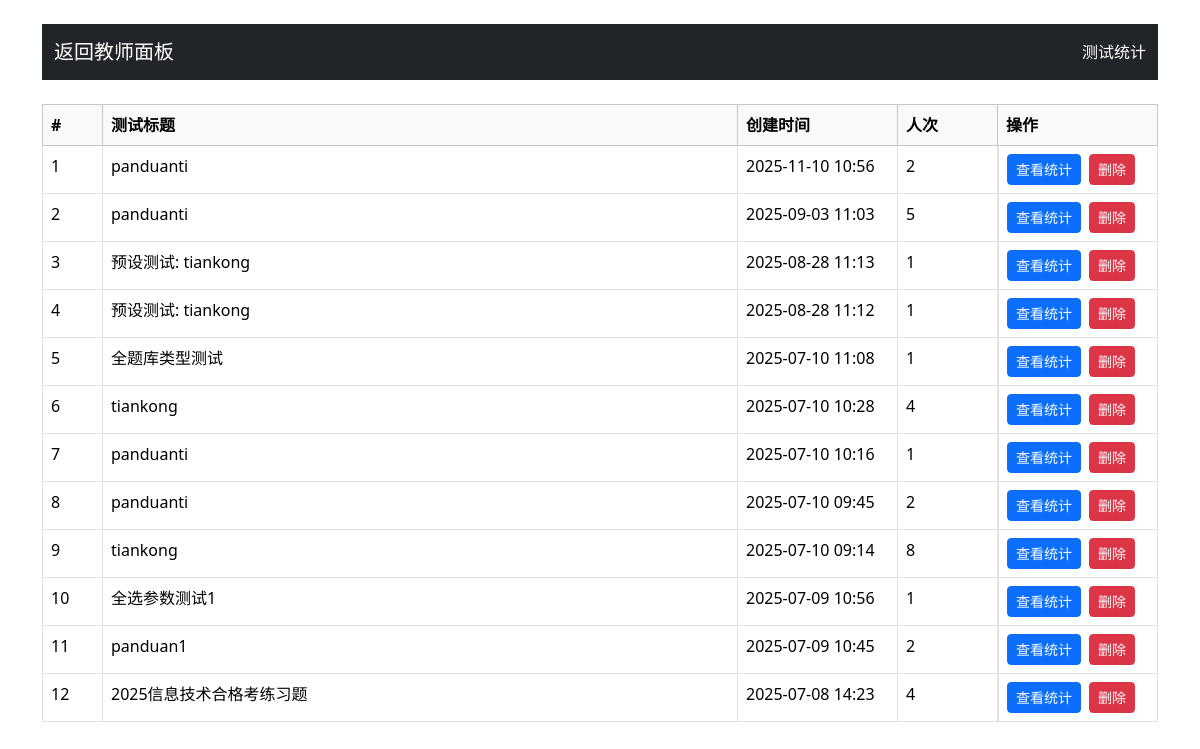
The app's page /test_statistics (signed in) with its own data.
### app.py (models this page shows)
class Test(db.Model):
    id = db.Column(db.Integer, primary_key=True)
    title = db.Column(db.String(200), nullable=False)
    single_choice_count = db.Column(db.Integer, default=0)
    multiple_choice_count = db.Column(db.Integer, default=0)
    true_false_count = db.Column(db.Integer, default=0)
    fill_blank_count = db.Column(db.Integer, default=0)
    short_answer_count = db.Column(db.Integer, default=0)
    single_choice_score = db.Column(db.Integer, default=0)
    multiple_choice_score = db.Column(db.Integer, default=0)
    true_false_score = db.Column(db.Integer, default=0)
    fill_blank_score = db.Column(db.Integer, default=0)
    short_answer_score = db.Column(db.Integer, default=0)
    total_score = db.Column(db.Integer, nullable=False)
    created_at = db.Column(db.DateTime, default=datetime.utcnow)
    is_active = db.Column(db.Boolean, default=True)
    single_choice_bank_id = db.Column(db.Integer)
    multiple_choice_bank_id = db.Column(db.Integer)
    true_false_bank_id = db.Column(db.Integer)
    fill_blank_bank_id = db.Column(db.Integer)
    short_answer_bank_id = db.Column(db.Integer)
    allow_student_choice = db.Column(db.Boolean, default=False)

### app.py (the view)
@app.route('/test_statistics')
def test_statistics():
    if 'role' not in session or session['role'] != 'teacher':
        return redirect(url_for('teacher_login'))
    tests = Test.query.order_by(Test.created_at.desc()).all()
    data = []
    for t in tests:
        cnt = TestResult.query.filter_by(test_id=t.id).count()
        data.append({'test': t, 'count': cnt})
    return render_template('test_statistics.html', tests=data)

### app.py (called while the page is built)
def to_bj(dt: datetime):
    return (dt + BJ_OFFSET) if dt else dt

def bjtime_filter(value, fmt='%Y-%m-%d %H:%M'):
    if not value:
        return ''
    return to_bj(value).strftime(fmt)

### templates/test_statistics.html (shortened to what this page needs)
<!DOCTYPE html>
<html lang="zh">
<head>
    <link href="{{ url_for('static', filename='bootstrap/css/bootstrap.min.css') }}" rel="stylesheet">
</head>
<body class="container mt-4">
    <nav class="navbar navbar-dark bg-dark mb-4">
        <div class="container-fluid">
            <a href="{{ url_for('teacher_dashboard') }}" class="navbar-brand"> 返回教师面板</a>
            <span class="navbar-text text-white">测试统计</span>
        </div>
    </nav>
    {% if tests %}
    <table class="table table-bordered">
        <thead class="table-light">
            <tr>
                <th style="width:60px">#</th>
                <th>测试标题</th>
                <th style="width:160px">创建时间</th>
                <th style="width:100px">人次</th>
                <th style="width:160px">操作</th>
            </tr>
        </thead>
        <tbody>
            {% for test in tests %}
            <tr>
                <td>{{ loop.index }}</td>
                <td>{{ test.test.title }}</td>
                <td>{{ test.test.created_at|bjtime }}</td>
                <td>{{ test.count }}</td>
                <td class="d-flex">
                    <a href="{{ url_for('get_test_statistics', test_id=test.test.id) }}" class="btn btn-sm btn-primary me-2">查看统计</a>
                    <form method="post" action="{{ url_for('delete_test', test_id=test.test.id) }}" onsubmit="return confirm('确定删除此测试及其成绩吗？');">
                        <button type="submit" class="btn btn-sm btn-danger">删除</button>
                    </form>
                </td>
            </tr>
            {% endfor %}
        </tbody>
    </table>
    {% else %}
    <div class="alert alert-info">暂无测试数据</div>
    {% endif %}
</body>
</html>

### records on screen
Test: test "panduanti", test.created_at|bjtime "2025-11-10 10:56"
Test: test "panduanti", test.created_at|bjtime "2025-09-03 11:03"
Test: test "预设测试: tiankong", test.created_at|bjtime "2025-08-28 11:13"
Test: test "预设测试: tiankong", test.created_at|bjtime "2025-08-28 11:12"
Test: test "全题库类型测试", test.created_at|bjtime "2025-07-10 11:08"
Test: test "tiankong", test.created_at|bjtime "2025-07-10 10:28"
Test: test "panduanti", test.created_at|bjtime "2025-07-10 10:16"
Test: test "panduanti", test.created_at|bjtime "2025-07-10 09:45"
Test: test "tiankong", test.created_at|bjtime "2025-07-10 09:14"
Test: test "全选参数测试1", test.created_at|bjtime "2025-07-09 10:56"
Test: test "panduan1", test.created_at|bjtime "2025-07-09 10:45"
Test: test "2025信息技术合格考练习题", test.created_at|bjtime "2025-07-08 14:23"

### other values on screen
{{ test.count }} "2" "5" "1" "1" "1" "4" "1" "2" "8" "1" "2" "4"
